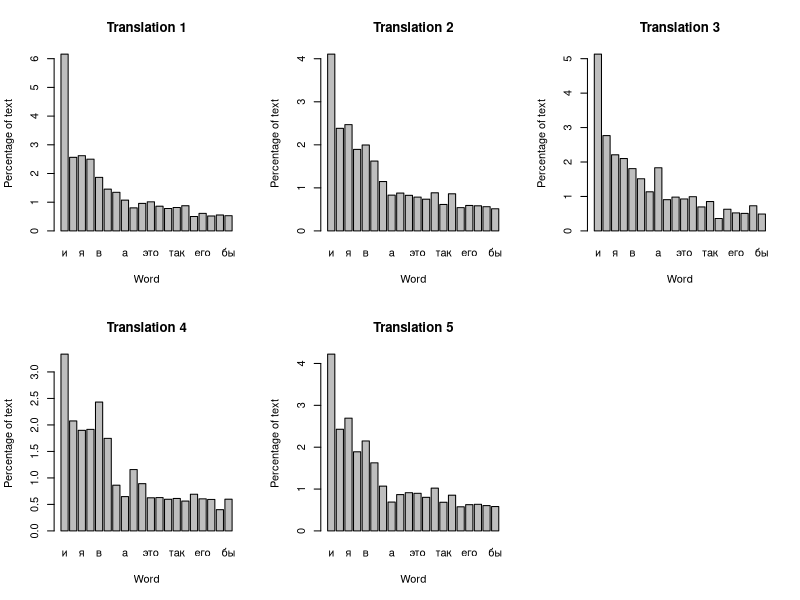

R code for this plot:
## ---- chunk 1
knitr::opts_chunk$set(echo = TRUE)
## ---- chunk 2
# reading in the frequencies txt file from the Stylo package, UTF-8 encoding needed for Cyrillic
wordFreq <- read.table("table_with_frequencies.txt", sep=" ", header=T, encoding="UTF-8")

# turning the index into a column
wordFreq <- cbind(wordName = rownames(wordFreq), wordFreq)
rownames(wordFreq) <- 1:nrow(wordFreq)

# simple charts of each text with 20 most common words
par(mfrow=c(2,3))
barplot(wordFreq[1:20, 2], name=wordFreq[1:20, 1],
        main="Translation 1", xlab="Word", ylab="Percentage of text")
barplot(wordFreq[1:20, 3], name=wordFreq[1:20, 1],
        main="Translation 2", xlab="Word", ylab="Percentage of text")
barplot(wordFreq[1:20, 4], name=wordFreq[1:20, 1],
        main="Translation 3", xlab="Word", ylab="Percentage of text")
barplot(wordFreq[1:20, 5], name=wordFreq[1:20, 1],
        main="Translation 4", xlab="Word", ylab="Percentage of text")
barplot(wordFreq[1:20, 6], name=wordFreq[1:20, 1],
        main="Translation 5", xlab="Word", ylab="Percentage of text")

# the collective percentage of most used 1000 words 
sum(wordFreq$one_twain)
sum(wordFreq$two_twain)
sum(wordFreq$three_twain)
sum(wordFreq$four_twain)
sum(wordFreq$five_twain)
## ---- chunk 3

